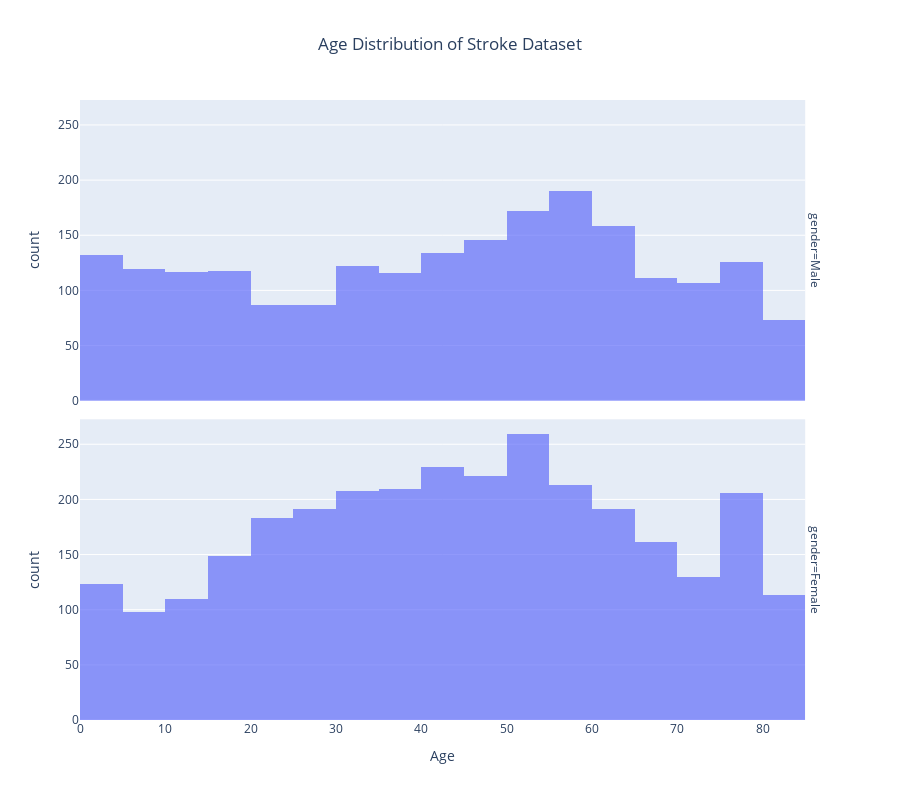

This figure's notebook cell:
### Code cell
fig = px.histogram(vis_data, x="age", facet_row="gender", title="Age Distribution of Stroke Dataset", nbins=20, height=800)
fig.update_layout(
    xaxis_title = "Age",
    title_x = 0.5, 
)
fig.update_yaxes(mirror=True)
fig.update_traces(opacity=0.7)
fig.show()

### Figure 1 — Plotly figure (JSON) as saved in the notebook; plotly's stock layout.template omitted (floating-point values rounded to 4 significant figures; data arrays with more than 128 entries replaced by an {"elided": "..."} marker saying what was removed)
{"data": [{"alignmentgroup": "True", "bingroup": "x", "hovertemplate": "gender=Male<br>age=%{x}<br>count=%{y}<extra></extra>", "legendgroup": "", "marker": {"color": "#636efa", "pattern": {"shape": ""}}, "name": "", "nbinsx": 20, "offsetgroup": "", "opacity": 0.7, "orientation": "v", "showlegend": false, "type": "histogram", "x": {"elided": "2115 float values"}, "xaxis": "x2", "yaxis": "y2"}, {"alignmentgroup": "True", "bingroup": "x", "hovertemplate": "gender=Female<br>age=%{x}<br>count=%{y}<extra></extra>", "legendgroup": "", "marker": {"color": "#636efa", "pattern": {"shape": ""}}, "name": "", "nbinsx": 20, "offsetgroup": "", "opacity": 0.7, "orientation": "v", "showlegend": false, "type": "histogram", "x": {"elided": "2994 float values"}, "xaxis": "x", "yaxis": "y"}], "layout": {"annotations": [{"font": {}, "showarrow": false, "text": "gender=Female", "textangle": 90, "x": 0.98, "xanchor": "left", "xref": "paper", "y": 0.2425, "yanchor": "middle", "yref": "paper"}, {"font": {}, "showarrow": false, "text": "gender=Male", "textangle": 90, "x": 0.98, "xanchor": "left", "xref": "paper", "y": 0.7575, "yanchor": "middle", "yref": "paper"}], "barmode": "relative", "height": 800, "legend": {"tracegroupgap": 0}, "title": {"text": "Age Distribution of Stroke Dataset", "x": 0.5}, "xaxis": {"anchor": "y", "domain": [0, 0.98], "title": {"text": "Age"}}, "xaxis2": {"anchor": "y2", "domain": [0, 0.98], "matches": "x", "showticklabels": false}, "yaxis": {"anchor": "x", "domain": [0, 0.485], "mirror": true, "title": {"text": "count"}}, "yaxis2": {"anchor": "x2", "domain": [0.515, 1], "matches": "y", "mirror": true, "title": {"text": "count"}}}}
